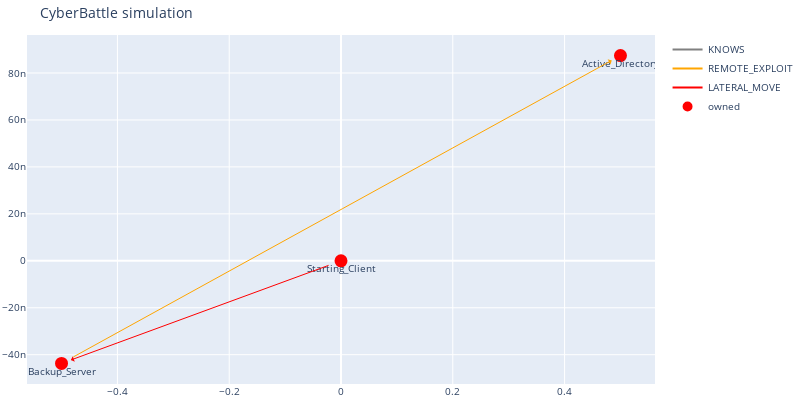

Source (notebook cell):
### Markdown cell above
## Infect Active Directory (Lateral movement).

### Code cell
c2.run_remote_attack("Backup_Server", "Active_Directory", "Remote_RDP_Exploit")
plot()

### Figure 1 — Plotly figure (JSON) as saved in the notebook; plotly's stock layout.template omitted (floating-point values rounded to 4 significant figures)
{"data": [{"line": {"color": "gray"}, "mode": "lines", "name": "KNOWS", "type": "scatter", "x": [0], "y": [0]}, {"line": {"color": "orange"}, "mode": "lines", "name": "REMOTE_EXPLOIT", "type": "scatter", "x": [0], "y": [0]}, {"line": {"color": "red"}, "mode": "lines", "name": "LATERAL_MOVE", "type": "scatter", "x": [0], "y": [0]}, {"hoverinfo": "text", "marker": {"color": "#D32F2E", "line": {"color": "rgb(255,0,0)", "width": 8}, "size": 5, "symbol": "circle-dot"}, "mode": "markers+text", "name": "owned", "text": ["Starting_Client", "Backup_Server", "Active_Directory"], "textposition": "bottom center", "type": "scatter", "x": [0, -0.5, 0.5], "y": [0, -4.371e-08, 8.742e-08]}, {"hoverinfo": "text", "marker": {"color": "#0e9d00", "line": {"color": "rgb(0,255,0)", "width": 8}, "size": 5, "symbol": "circle-dot"}, "mode": "markers+text", "name": "discovered", "text": [], "textposition": "bottom center", "type": "scatter", "x": [], "y": []}], "layout": {"annotations": [{"align": "center", "arrowcolor": "red", "arrowhead": 1, "arrowsize": 1, "arrowwidth": 1, "ax": 0, "axref": "x", "ay": 0, "ayref": "y", "hovertext": "LATERAL_MOVE", "opacity": 1, "showarrow": true, "standoff": 10, "startstandoff": 10, "x": -0.5, "xref": "x", "y": -4.371e-08, "yref": "y"}, {"align": "center", "arrowcolor": "orange", "arrowhead": 1, "arrowsize": 1, "arrowwidth": 1, "ax": -0.5, "axref": "x", "ay": -4.371e-08, "ayref": "y", "hovertext": "REMOTE_EXPLOIT", "opacity": 1, "showarrow": true, "standoff": 10, "startstandoff": 10, "x": 0.5, "xref": "x", "y": 8.742e-08, "yref": "y"}], "autosize": false, "font": {"size": 10}, "height": 400, "hovermode": "closest", "margin": {"b": 15, "l": 2, "r": 2, "t": 35}, "showlegend": true, "title": {"text": "CyberBattle simulation"}, "width": 800}}
